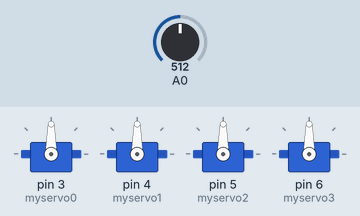
The sketch below on a simulated Arduino Uno, built with avr-gcc and run on an emulated ATmega328P. On the bench: 4 × servo. The test bench sets the inputs (shaded band); at power-on: A0 = 512.

Above: at 1.2 s.
1.3 s: A0 set to 716
At 2.3 s:
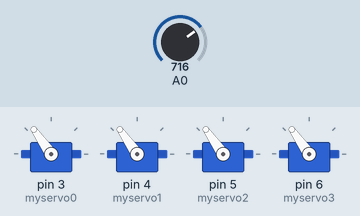
2.8 s: A0 set to 900
At 3.5 s:
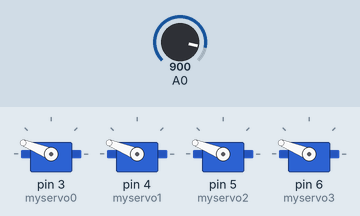
4.3 s: A0 set to 1023
At 4.6 s:
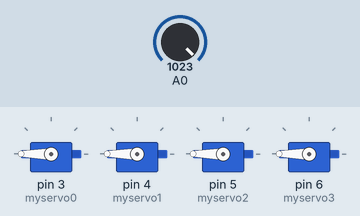
5.8 s: A0 set to 306
At 7.0 s:
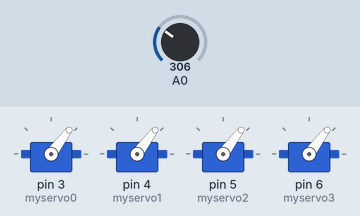
7.3 s: A0 set to 122
At 8.1 s:
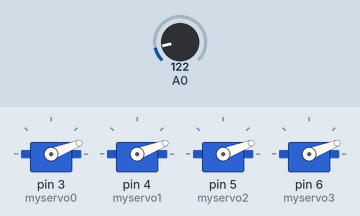
Timing chart, 0 to 9.8 s (numbered marks = the images above; inputs shaded):
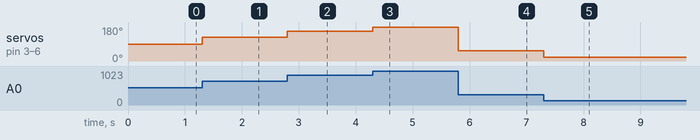

The sketch:

sketch_feb15a.ino
```cpp
#include <Servo.h>
Servo myservo0, myservo1, myservo2, myservo3;
void setup()
{
  Serial.begin(9600);
    myservo0.attach(3);
    myservo1.attach(4);
    myservo2.attach(5);
    myservo3.attach(6);
}

void loop() {

int analogValue = analogRead(A0);

int angle = map(analogValue, 0,1023, 0, 180);

myservo0.write(angle);
myservo1.write(angle);
myservo2.write(angle);
myservo3.write(angle);

}
```

Measured:
- after the input at 1.3 s, servo on pin 3 (myservo0), servo on pin 4 (myservo1), servo on pin 5 (myservo2), servo on pin 6 (myservo3): 90° → 125° at once
- after the input at 2.8 s, servo on pin 3 (myservo0), servo on pin 4 (myservo1), servo on pin 5 (myservo2), servo on pin 6 (myservo3): 125° → 158° at once
- after the input at 4.3 s, servo on pin 3 (myservo0), servo on pin 4 (myservo1), servo on pin 5 (myservo2), servo on pin 6 (myservo3): 158° → 180° at once
- after the input at 5.8 s, servo on pin 3 (myservo0), servo on pin 4 (myservo1), servo on pin 5 (myservo2), servo on pin 6 (myservo3): 180° → 53° at once
- after the input at 7.3 s, servo on pin 3 (myservo0), servo on pin 4 (myservo1), servo on pin 5 (myservo2), servo on pin 6 (myservo3): 53° → 21° at once
